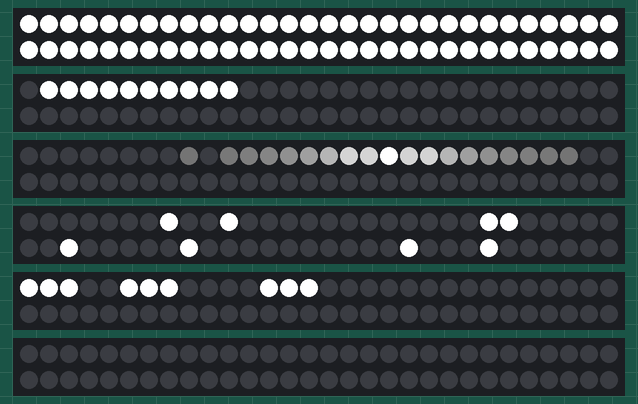
Bench run of a sketch on a simulated Arduino Uno, built with avr-gcc and run on an emulated ATmega328P. Parts: 6 × 60 RGB LEDs in strip order, left to right, continuing on the next row. Dim RGB values are drawn brighter than linear; random numbers use the default seed unless the sketch sets one.

Above: at 0.09 s.
At 4.99 s:
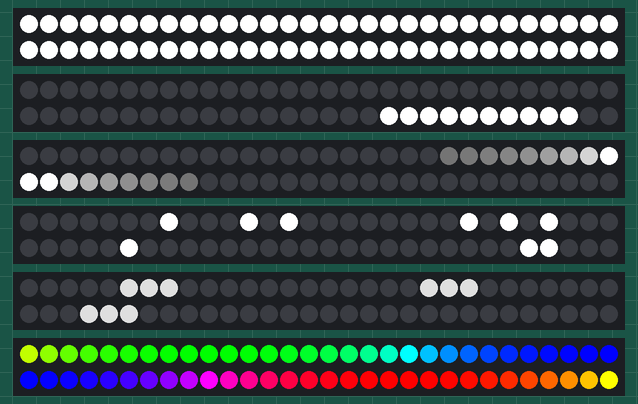
At 9.99 s:
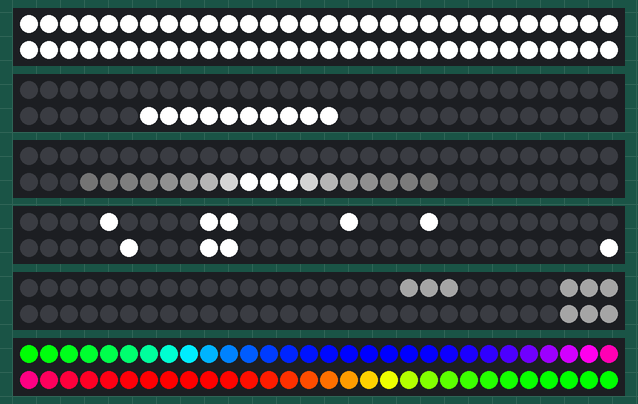
At 20.01 s:
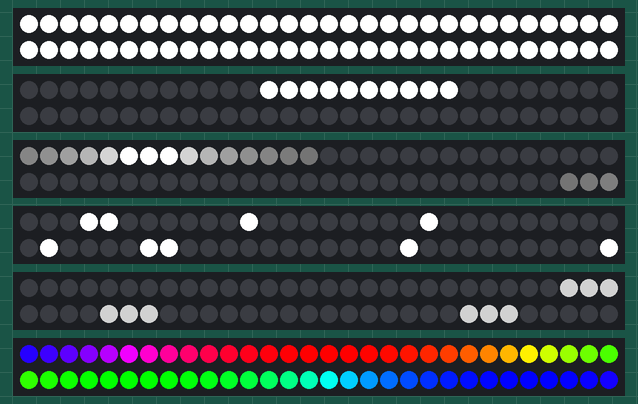
At 30.0 s:
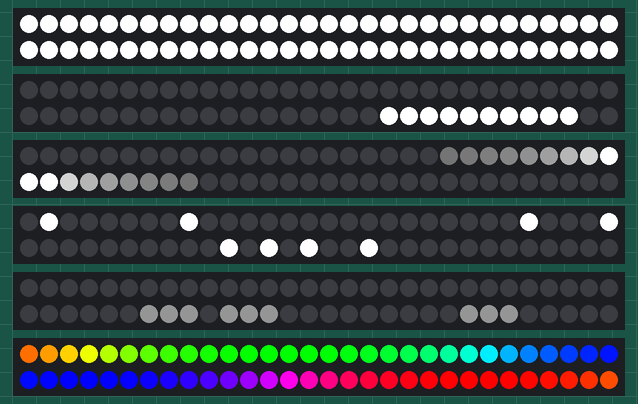
At 39.92 s:
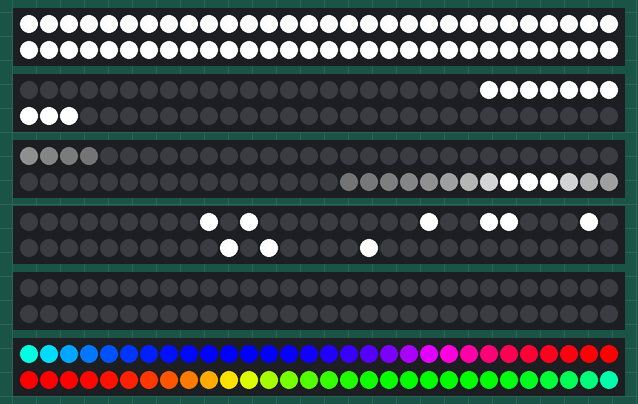

The sketch:

NSC.ino
```cpp
// User Changeable Variables:

float redMaster = 1;  // Red Value (Between 0.0 - 1.0)
float blueMaster = 1;     // Green Value (Between 0.0 - 1.0)
float greenMaster = 1;  // Blue Value (Between 0.0 - 1.0)
int BRIGHTNESS = 255; // Set BRIGHTNESS (min= 0, max = 255)
bool SINGLEMODE = false; //True or False. False, all modes will run on the arduino, True, only the mode selected using the MODE variable below will run. (This makes the animation run smoother)
int MODE = 11;  // Pin Value (8-13); //13 = Solid, 12 = Hard Ramp, 11 = Soft Ramp, 10 = Flashing, 9 = Thunder, 8 = Rainbow

// |-----------------------------------------------------------------------------------------------------------------|
// |/\/\/\/\/\/\/\/\/\/\/\/\/\/\/\/\/\/\/\/\/\/\/\/\/\/\/\/\/\/\/\/\/\/\/\/\/\/\/\/\/\/\/\/\/\/\/\/\/\/\/\/\/\/\/\/\/|
// |/\/\/\/\/\/\/\/\/\/\/\/\/\/\/\/\/\/\/\/\/\/\/\/\/\/\/\/\/\/\/\/\/\/\/\/\/\/\/\/\/\/\/\/\/\/\/\/\/\/\/\/\/\/\/\/\/|
// |-----------------------------------------------------------------------------------------------------------------|
// |                                                DO NOT EDIT BELOW HERE                                           |
// |----------------------------------------------------------------------------------------------------------------|
// |/\/\/\/\/\/\/\/\/\/\/\/\/\/\/\/\/\/\/\/\/\/\/\/\/-\/\/\/\/\/\/\/\/\/\/\/\/\/\/\/\/\/\/\/\/\/\/\/\/\/\/\/\/\/\/\/\/|
// |/\/\/\/\/\/\/\/\/\/\/\/\/\/\/\/\/\/\/\/\/\/\/\/\/\/\/\/\/\/\/\/\/\/\/\/\/\/\/\/\/\/\/\/\/\/\/\/\/\/\/\/\/\/\/\/\/|
// |-----------------------------------------------------------------------------------------------------------------|
#include <Adafruit_NeoPixel.h>

#define LED_PIN 13      // Pin that LED Data is attached too
#define LED_COUNT 60    // Amount of LEDs per Strip
#define SleepAmount 60  // Amount of LEDs per Strip
// Declare our NeoPixel strip object:
Adafruit_NeoPixel strip_solidWhite(LED_COUNT, 13, NEO_GRB + NEO_KHZ800);
Adafruit_NeoPixel strip_HarshTrail(LED_COUNT, 12, NEO_GRB + NEO_KHZ800);
Adafruit_NeoPixel strip_SoftTrail(LED_COUNT, 11, NEO_GRB + NEO_KHZ800);
Adafruit_NeoPixel strip_Flashing(LED_COUNT, 10, NEO_GRB + NEO_KHZ800);
Adafruit_NeoPixel strip_Thunder(LED_COUNT, 9, NEO_GRB + NEO_KHZ800);
Adafruit_NeoPixel strip_Rainbow(LED_COUNT, 8, NEO_GRB + NEO_KHZ800);
int arry[60] = {0, 0, 0, 0, 0, 0, 0, 0, 0, 0, 1, 2, 4, 8, 16, 32, 64, 128, 254, 254, 254, 128, 64, 32, 16, 8, 4, 2, 1, 0, 0, 0, 0, 0, 0, 0, 0, 0, 0, 0, 0, 0, 0, 0, 0, 0, 0, 0, 0, 0, 0, 0, 0, 0, 0, 0, 0, 0, 0, 0};  // Intensity Array for strip_SoftTrail
int dir[60] = {0, 0, 0, 0, 0, 0, 0, 0, 0, 1, 2, 2, 2, 2, 2, 2, 2, 2, 0, 0, -2, -2, -2, -2, -2, -2, -2, -2, -1, -1, 0, 0, 0, 0, 0, 0, 0, 0, 0, 0, 0, 0, 0, 0, 0, 0, 0, 0, 0, 0, 0, 0, 0, 0, 0, 0, 0, 0, 0, 0};         // Direction Array For strip_SoftTrail
int sizeOfDirection = 60;                                                                                                                                                                                             // Size of arry and dir array

void setup() {
    strip_solidWhite.begin();
    strip_solidWhite.show();
    strip_solidWhite.setBrightness(BRIGHTNESS);
    strip_HarshTrail.begin();
    strip_HarshTrail.show();
    strip_HarshTrail.setBrightness(BRIGHTNESS);
    strip_SoftTrail.begin();
    strip_SoftTrail.show();
    strip_SoftTrail.setBrightness(BRIGHTNESS);
    strip_Flashing.begin();
    strip_Flashing.show();
    strip_Flashing.setBrightness(BRIGHTNESS);
    strip_Thunder.begin();
    strip_Thunder.show();
    strip_Thunder.setBrightness(BRIGHTNESS);
    strip_Rainbow.begin();
    strip_Rainbow.show();
    strip_Rainbow.setBrightness(BRIGHTNESS);
}
float runTime;
void loop() {
    runTime = millis();
    if (SINGLEMODE == true) {
        if (MODE == 13) {
            solidWhite();
        }
        if (MODE == 12) {
            Ramp();
        }
        if (MODE == 11) {
            SoftRamp();
        }
        if (MODE == 10) {
            Flashing();
        }
        if (MODE == 9) {
            Thunder();
        }
        if (MODE == 8) {
            Rainbow();
        }
    } else if (SINGLEMODE == false) {
        solidWhite();  // 13
        Ramp();        // 12
        SoftRamp();    // 11
        Flashing();    // 10
        Thunder();     // 9
        Rainbow();     // 8
    }
}

void solidWhite() {                                                                                                       // Set all pixels in strip to white
    for (int i = 0; i < strip_solidWhite.numPixels(); i++) {                                                              // Go Through  all pixels in strip
        strip_solidWhite.setPixelColor(i, strip_solidWhite.Color(redMaster * 255, greenMaster * 255, blueMaster * 255));  // Set th pixel color
    }
    strip_solidWhite.show();  // Show the pixels
}

int lightLength = 10;
int currentHeadID = 0;
void Ramp() {
    currentHeadID = (currentHeadID + 1) % LED_COUNT;  // Loop the start of the light line around the strip

    for (int i = 0; i < strip_HarshTrail.numPixels(); i++) {
        strip_HarshTrail.setPixelColor(i, strip_HarshTrail.Color(0, 0, 0));  // Set all pixels to black
    }
    for (int i = 0; i < lightLength; i++) {                                                                                                             // For each pixel in strip...
        strip_HarshTrail.setPixelColor((i + currentHeadID) % LED_COUNT, strip_HarshTrail.Color(redMaster * 255, greenMaster * 255, blueMaster * 255));  // For the current LED light, + the amount of lightLength, turn to white
    }
    strip_HarshTrail.show();
    if (SINGLEMODE) delay(SleepAmount);  // Used to slow down the effect if only that is running
}

int soft_lightLength = 14;  // Even Only

void SoftRamp() {
    // Get the direction array and shift the values by one along the array to animate movement
    int firstDirection = dir[0];
    for (int i = 0; i < sizeOfDirection - 1; i++) {
        dir[i] = dir[i + 1];
    }
    dir[sizeOfDirection - 1] = firstDirection;

    for (int j = 0; j < sizeOfDirection; j++) {  // For each pixel in strip...

        // Depending on the direction value, either add 1, subtract 1, multiply by 2 or divide by 2
        if (dir[j] == 1) arry[j] += 1;
        if (dir[j] == -1) arry[j] -= 1;
        if (dir[j] == 2) arry[j] = arry[j] * 2;
        if (dir[j] == -2) arry[j] = arry[j] / 2;
        if (arry[j] < 0) {
            arry[j] = 0;
        }
        if (arry[j] >= 255) {
            arry[j] = 254;
        }
        strip_SoftTrail.setPixelColor(j, strip_SoftTrail.Color(redMaster * arry[j], greenMaster * arry[j], blueMaster * arry[j]));
    }
    strip_SoftTrail.show();
    if (SINGLEMODE) delay(SleepAmount);
}

double DegreesToRadians(int degrees) { return ((degrees * 71) / 4068); }

int FlashAmount = 10;
void Flashing() {
    for (int i = 0; i < strip_Flashing.numPixels(); i++) {               // For each pixel in strip...
        strip_Flashing.setPixelColor(i, strip_Flashing.Color(0, 0, 0));  //  Set pixel's color (in RAM)
    }
    for (int i = 0; i < FlashAmount; i++) {
        strip_Flashing.setPixelColor(random(0, LED_COUNT), strip_Flashing.Color(redMaster * 255, greenMaster * 255, blueMaster * 255));  // Randomly set an LED between 0 and the amount of LEDs on the strip to a colour
    }
    strip_Flashing.show();
    if (SINGLEMODE) delay(SleepAmount);
}

float lastThudnerStrike = 0;
float dimDownTimeMS = 2000;
int maxstrikes = 10;
int _strikes = 10;
int strikeWidth = 3;
int _currentStrike = 0;
int _brightness;
int _brightnessDecreaseValue = 10;
void Thunder() {
    if (_currentStrike < _strikes) {  // If we haven't had 10 strikes
        // Flash
        for (int i = 0; i < strip_Thunder.numPixels(); i++) {              // For each pixel in strip...
            strip_Thunder.setPixelColor(i, strip_Thunder.Color(0, 0, 0));  //  Set the strip to black
        }
        for (int i = 0; i < strikeWidth; i++) {  // For the strikeWidth choose a random position on the strip
            int pos = random(0, LED_COUNT);

            for (int j = 0; j < strikeWidth; j++) {
                strip_Thunder.setPixelColor((pos + j) % LED_COUNT, strip_Thunder.Color(redMaster * 255, greenMaster * 255, blueMaster * 255));  // Light the LEDs around it
            }
        }
        _brightness = 255;
        _currentStrike = _currentStrike + 1;
    } else {  // If 10 strikes have occured then dim down
        // Dim Down
        _brightness -= _brightnessDecreaseValue;
        strip_Thunder.setBrightness(_brightness);
        if (_brightness <= 0) {
            _currentStrike = 0;
            _strikes = random(maxstrikes / 3, maxstrikes);
            _brightnessDecreaseValue = random(4, 20);
        }
    }
    strip_Thunder.show();
    if (SINGLEMODE) delay(SleepAmount);
}

long firstPixelHue = 0;
void Rainbow() {  // Its a rainbow.. enough said
    firstPixelHue += 256;
    if (firstPixelHue >= (5 * 65536)) firstPixelHue = 0;

    strip_Rainbow.rainbow(firstPixelHue);
    strip_Rainbow.show();  // Update strip with new contents
    if (SINGLEMODE) delay(SleepAmount);
}
```
